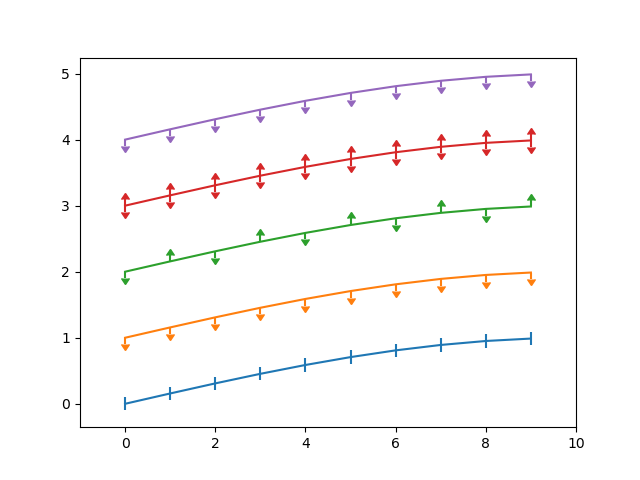

Write Python code to recreate this figure.
import numpy as np
import matplotlib.pyplot as plt
fig = plt.figure(0)
x = np.arange(10.0)
y = np.sin(np.arange(10.0) / 20.0 * np.pi)

plt.errorbar(x, y, yerr=0.1)

y = np.sin(np.arange(10.0) / 20.0 * np.pi) + 1
plt.errorbar(x, y, yerr=0.1, uplims=True)

y = np.sin(np.arange(10.0) / 20.0 * np.pi) + 2
upperlimits = np.array([1, 0] * 5)
lowerlimits = np.array([0, 1] * 5)
plt.errorbar(x, y, yerr=0.1, uplims=upperlimits, lolims=lowerlimits)
y = np.sin(np.arange(10.0) / 20.0 * np.pi) + 3
plt.errorbar(x, y, yerr=0.1, uplims=True, lolims=True)
y = np.sin(np.arange(10.0) / 20.0 * np.pi) + 4
plt.errorbar(x, y, yerr=0.1, uplims=np.array([0, 4] * 5))

plt.xlim(-1, 10)
plt.savefig('1')
